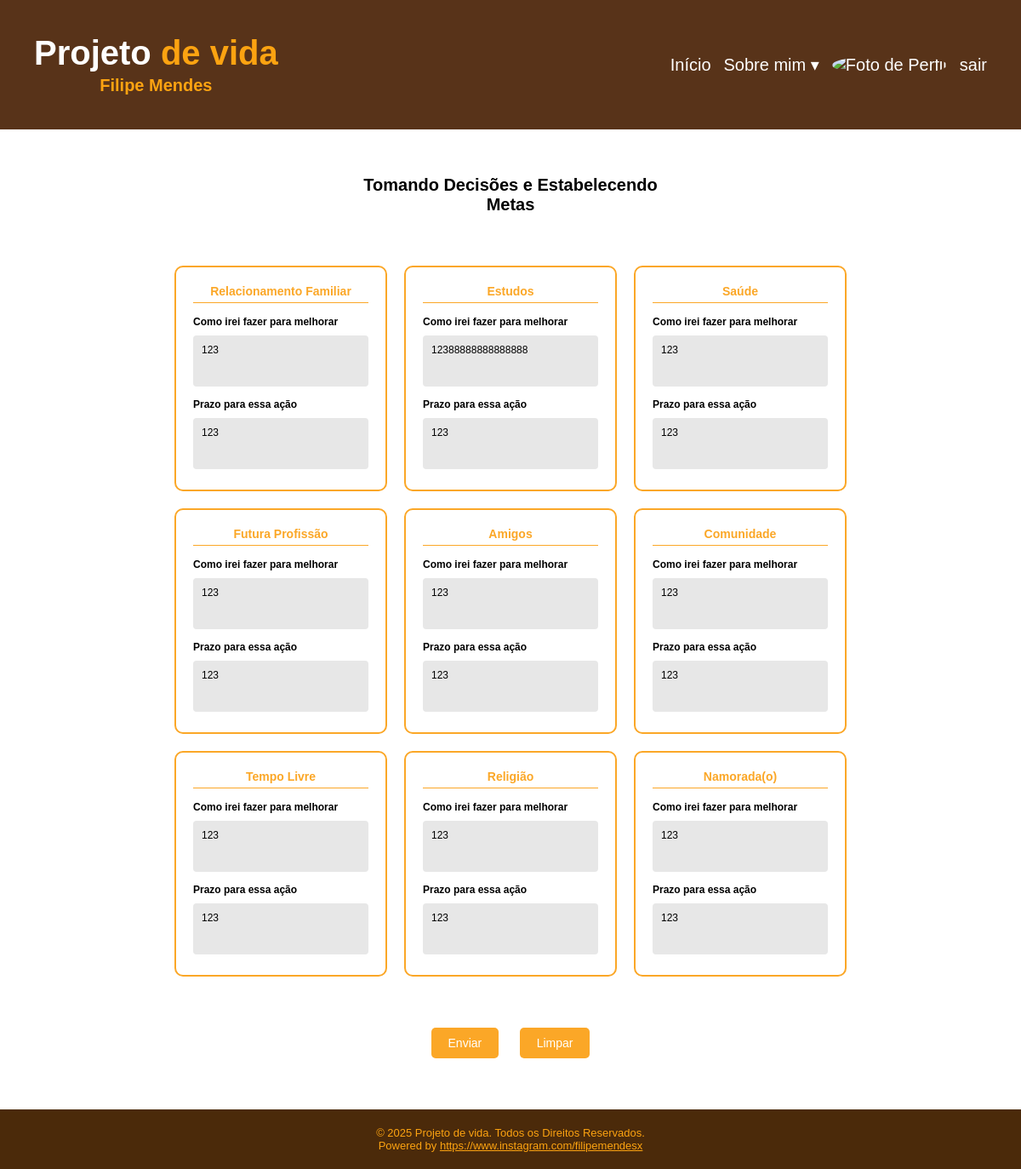
Page /views/metas.php (signed in) on the committed database.
### tables this page shows
CREATE TABLE `melhorias_pessoais` (
  `id` int(11) NOT NULL,
  `user_id` int(11) NOT NULL,
  `rel_fam_melhoria` text DEFAULT NULL,
  `rel_fam_prazo` text DEFAULT NULL,
  `estudos_melhoria` text DEFAULT NULL,
  `estudos_prazo` text DEFAULT NULL,
  `saude_melhoria` text DEFAULT NULL,
  `saude_prazo` text DEFAULT NULL,
  `profissao_melhoria` text DEFAULT NULL,
  `profissao_prazo` text DEFAULT NULL,
  `amigos_melhoria` text DEFAULT NULL,
  `amigos_prazo` text DEFAULT NULL,
  `comunidade_melhoria` text DEFAULT NULL,
  `comunidade_prazo` text DEFAULT NULL,
  `tempo_melhoria` text DEFAULT NULL,
  `tempo_prazo` text DEFAULT NULL,
  `religiao_melhoria` text DEFAULT NULL,
  `religiao_prazo` text DEFAULT NULL,
  `namorado_melhoria` text DEFAULT NULL,
  `namorado_prazo` text DEFAULT NULL,
  `created_at` timestamp NOT NULL DEFAULT current_timestamp(),
  `updated_at` timestamp NOT NULL DEFAULT current_timestamp() ON UPDATE current_timestamp()
);

### models/UserModel.php (called while the page is built, shortened)
<?php
require_once '../config/Database.php';
class UserModel
{
    private $pdo;
    public function __construct()
    {
        $database = new Database();
        $this->pdo = $database->getConnection();
    }
    public function getMelhoriasPessoais($userId)
    {
        $sql = "SELECT * FROM melhorias_pessoais WHERE user_id = :user_id LIMIT 1";
        $stmt = $this->pdo->prepare($sql);
        $stmt->bindParam(':user_id', $userId, PDO::PARAM_INT);
        $stmt->execute();
        return $stmt->fetch(PDO::FETCH_ASSOC);
    }
}

### config/Database.php (called while the page is built, shortened)
<?php
class Database
{
    private $servername = "localhost";
    private $username = "root";
    private $password = "";
    private $db_name = "projeto_vida_filipe";
    public function getConnection()
    {
        $this->pdo = null;
        try {
            $this->pdo = new PDO("mysql:host=" . $this->servername . ";dbname=" . $this->db_name, $this->username, $this->password);
            $this->pdo->exec("set names utf8");
        } catch (PDOException $exception) {
            echo "Erro de conexão: " . $exception->getMessage();
        }
        return $this->pdo;
    }
}

### controllers/UserController.php (called while the page is built, shortened)
<?php
require_once '../models/UserModel.php';
class UserController
{
    private $Model;
    public function __construct() {
        $this->Model = new UserModel();
    }
    public function getMelhoriasPessoais($userId) {
        return $this->Model->getMelhoriasPessoais($userId);
    }
}

### views/metas.php (the view, shortened to what this page needs)
<?php
require_once '../controllers/UserController.php';
$controller = new UserController();
$userId = $_COOKIE['user_id'];
$melhorias = [];
if ($userId) {
    $melhorias = $controller->getMelhoriasPessoais($userId);
}
?>
<!DOCTYPE html>
<html lang="pt-BR">
<head>
    <link rel="stylesheet" href="../style/style.css">
</head>
<body>
<header class="header">
    <div class="title-group">
        <div class="title">Projeto <span class="highlight">de vida</span></div>
        <div class="subtitle">Filipe Mendes</div>
    </div>
    <nav class="botao">
        <a href="home.php">Início</a>
        <a href="sobre.php">Sobre mim &#9662;</a>
        <a href="../view/perfil.php"><img id="fotoPerfil" src="../view/imagem.php?id=<?= $_COOKIE['user_id'] ?>"
                                          alt="Foto de Perfil" class="profile"></a>
        <a href="logout.php">sair</a>
    </nav>
</header>
<br>
<br>
<br>
<h1>Tomando Decisões e Estabelecendo<br>Metas</h1>
<form id="form" method="POST" action="<?= $_SERVER['PHP_SELF'] ?>">
    <div class="container">
        <div class="card">
            <h2>Relacionamento Familiar</h2>
            <div class="label">Como irei fazer para melhorar</div>
            <textarea name="rel_fam_melhoria"><?= $melhorias['rel_fam_melhoria'] ?? '' ?></textarea>
            <div class="label">Prazo para essa ação</div>
            <textarea name="rel_fam_prazo"><?= $melhorias['rel_fam_prazo'] ?? '' ?></textarea>
        </div>
        <div class="card">
            <h2>Estudos</h2>
            <div class="label">Como irei fazer para melhorar</div>
            <textarea name="estudos_melhoria"><?= $melhorias['estudos_melhoria'] ?? '' ?></textarea>
            <div class="label">Prazo para essa ação</div>
            <textarea name="estudos_prazo"><?= $melhorias['estudos_prazo'] ?? '' ?></textarea>
        </div>
        <div class="card">
            <h2>Saúde</h2>
            <div class="label">Como irei fazer para melhorar</div>
            <textarea name="saude_melhoria"><?= $melhorias['saude_melhoria'] ?? '' ?></textarea>
            <div class="label">Prazo para essa ação</div>
            <textarea name="saude_prazo"><?= $melhorias['saude_prazo'] ?? '' ?></textarea>
        </div>
        <div class="card">
            <h2>Futura Profissão</h2>
            <div class="label">Como irei fazer para melhorar</div>
            <textarea name="profissao_melhoria"><?= $melhorias['profissao_melhoria'] ?? '' ?></textarea>
            <div class="label">Prazo para essa ação</div>
            <textarea name="profissao_prazo"><?= $melhorias['profissao_prazo'] ?? '' ?></textarea>
        </div>
        <div class="card">
            <h2>Amigos</h2>
            <div class="label">Como irei fazer para melhorar</div>
            <textarea name="amigos_melhoria"><?= $melhorias['amigos_melhoria'] ?? '' ?></textarea>
            <div class="label">Prazo para essa ação</div>
            <textarea name="amigos_prazo"><?= $melhorias['amigos_prazo'] ?? '' ?></textarea>
        </div>
        <div class="card">
            <h2>Comunidade</h2>
            <div class="label">Como irei fazer para melhorar</div>
            <textarea name="comunidade_melhoria"><?= $melhorias['comunidade_melhoria'] ?? '' ?></textarea>
            <div class="label">Prazo para essa ação</div>
            <textarea name="comunidade_prazo"><?= $melhorias['comunidade_prazo'] ?? '' ?></textarea>
        </div>
        <div class="card">
            <h2>Tempo Livre</h2>
            <div class="label">Como irei fazer para melhorar</div>
            <textarea name="tempo_melhoria"><?= $melhorias['tempo_melhoria'] ?? '' ?></textarea>
            <div class="label">Prazo para essa ação</div>
            <textarea name="tempo_prazo"><?= $melhorias['tempo_prazo'] ?? '' ?></textarea>
        </div>
        <div class="card">
            <h2>Religião</h2>
            <div class="label">Como irei fazer para melhorar</div>
            <textarea name="religiao_melhoria"><?= $melhorias['religiao_melhoria'] ?? '' ?></textarea>
            <div class="label">Prazo para essa ação</div>
            <textarea name="religiao_prazo"><?= $melhorias['religiao_prazo'] ?? '' ?></textarea>
        </div>
        <div class="card">
            <h2>Namorada(o)</h2>
            <div class="label">Como irei fazer para melhorar</div>
            <textarea name="namorado_melhoria"><?= $melhorias['namorado_melhoria'] ?? '' ?></textarea>
            <div class="label">Prazo para essa ação</div>
            <textarea name="namorado_prazo"><?= $melhorias['namorado_prazo'] ?? '' ?></textarea>
        </div>
    </div>
    <div class="buttons">
        <button type="submit">Enviar</button>
        <button type="reset">Limpar</button>
    </div>
</form>
<footer class="footer">
    <p> © 2025 Projeto de vida. Todos os Direitos Reservados.</p>
    <p>
        Powered by
        <a href="https://www.instagram.com/filipeemendesx/" target="_blank">
            https://www.instagram.com/filipemendesx
        </a>
    </p>
</footer>
</body>
</html>

### style/style.css (style rules this page uses)
* { margin: 0; padding: 0; box-sizing: border-box; font-family: 'Poppins', sans-serif; }
body { display: flex; align-items: center; justify-content: center; flex-direction: column; background-color: #563218; color: #000000; overflow-x: hidden; font-family: 'Poppins', sans-serif; }
h2 { font-size: 1.2em; }
form { display: flex; flex-direction: column; align-content: center; align-items: center; justify-content: center; }
body { margin: 0; font-family: 'Segoe UI', sans-serif; }
header { background-color: #593417; color: rgb(255, 255, 255); text-align: center; padding: 40px 20px; width: 100%; }
.footer { background-color: #4b2a0a; color: #fca311; text-align: center; font-family: 'Poppins', sans-serif; padding: 20px 10px; font-size: 13px; margin-top: 60px; width: 100%; }
.footer a { color: #fca311; text-decoration: underline; }
body { font-family: 'Segoe UI', sans-serif; margin: 0; padding: 0; background-color: #f0f2f5; }
.container { max-width: 1200px; margin: 0 auto; padding: 20px; }
input[type="text"], input[type="email"], input[type="date"], textarea { padding: 8px; border-radius: 6px; border: 1px solid #ccc; font-size: 0.95rem; margin-top: 4px; }
textarea { resize: vertical; }
button { background-color: #f77f00; color: white; border: none; padding: 12px 30px; font-size: 1rem; border-radius: 8px; cursor: pointer; transition: background 0.3s ease; }
body { margin: 0; font-family: 'Poppins', sans-serif; background-color: #fafafa; }
.header { background-color: #583319; color: white; padding: 40px; display: flex; justify-content: space-between; align-items: center; }
.title-group { display: flex; flex-direction: column; }
.title { font-size: 40px; font-weight: 700; }
.title .highlight { color: #fca311; }
.subtitle { color: #fca311; font-size: 20px; font-weight: 600; margin-top: 4px; }
.botao { display: flex; align-items: center; gap: 15px; font-size: 20px; }
.botao a { color: white; text-decoration: none; font-weight: 525; }
.profile { width: 30px; height: 30px; border-radius: 50%; object-fit: cover; }
body { font-family: Arial, sans-serif; background: #fff; width: 100%; text-align: center; }
h1 { font-size: 20px; margin-bottom: 40px; }
.container { display: flex; flex-wrap: wrap; justify-content: center; max-width: 900px; margin: 0 auto; gap: 20px; width: 100%; }
.card { width: 250px; border: 2px solid #FBA727; border-radius: 10px; padding: 20px; box-sizing: border-box; }
.card h2 { font-size: 14px; margin-bottom: 15px; color: #FBA727; border-bottom: 1px solid #FBA727; padding-bottom: 5px; }
.label { font-weight: bold; font-size: 12px; text-align: left; margin: 10px 0 5px; }
textarea { width: 100%; height: 60px; resize: none; font-size: 12px; padding: 10px; box-sizing: border-box; background: #e7e7e7; border: none; border-radius: 4px; font-family: Arial, sans-serif; }
.buttons { margin-top: 40px; }
button { background-color: #FBA727; border: none; color: white; padding: 10px 20px; margin: 0 10px; border-radius: 5px; font-size: 14px; cursor: pointer; }
* { text-decoration: none; }

### rows in the picture
melhorias_pessoais: rel_fam_melhoria "123", rel_fam_prazo "123", estudos_melhoria "12388888888888888", estudos_prazo "123", saude_melhoria "123", saude_prazo "123", profissao_melhoria "123", profissao_prazo "123", amigos_melhoria "123", amigos_prazo "123", comunidade_melhoria "123", comunidade_prazo "123", tempo_melhoria "123", tempo_prazo "123", religiao_melhoria "123", religiao_prazo "123", namorado_melhoria "123", namorado_prazo "123"
